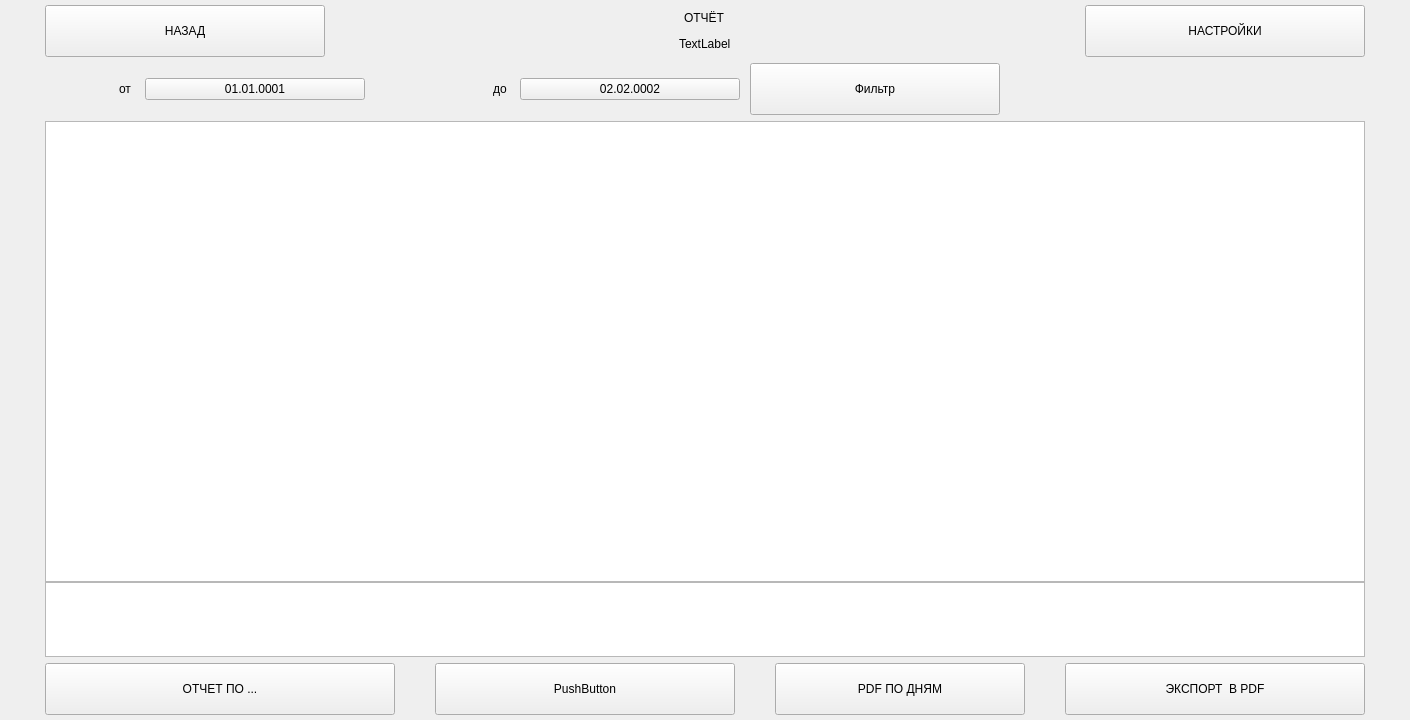
<?xml version="1.0" encoding="UTF-8"?>
<ui version="4.0">
 <class>GeneralReport</class>
 <widget class="QWidget" name="GeneralReport">
  <property name="geometry">
   <rect>
    <x>0</x>
    <y>0</y>
    <width>1410</width>
    <height>720</height>
   </rect>
  </property>
  <property name="minimumSize">
   <size>
    <width>0</width>
    <height>0</height>
   </size>
  </property>
  <property name="maximumSize">
   <size>
    <width>16777215</width>
    <height>16777215</height>
   </size>
  </property>
  <property name="windowTitle">
   <string>Form</string>
  </property>
  <layout class="QVBoxLayout" name="verticalLayout">
   <property name="leftMargin">
    <number>0</number>
   </property>
   <property name="topMargin">
    <number>5</number>
   </property>
   <property name="rightMargin">
    <number>0</number>
   </property>
   <property name="bottomMargin">
    <number>5</number>
   </property>
   <item>
    <layout class="QHBoxLayout" name="horizontalLayout">
     <property name="spacing">
      <number>7</number>
     </property>
     <property name="leftMargin">
      <number>45</number>
     </property>
     <property name="rightMargin">
      <number>45</number>
     </property>
     <item>
      <widget class="QPushButton" name="BackButton">
       <property name="minimumSize">
        <size>
         <width>0</width>
         <height>52</height>
        </size>
       </property>
       <property name="maximumSize">
        <size>
         <width>280</width>
         <height>16777215</height>
        </size>
       </property>
       <property name="text">
        <string>НАЗАД</string>
       </property>
      </widget>
     </item>
     <item>
      <layout class="QVBoxLayout" name="verticalLayout_2">
       <property name="spacing">
        <number>0</number>
       </property>
       <item alignment="Qt::AlignmentFlag::AlignHCenter">
        <widget class="QLabel" name="EcoTaxi">
         <property name="text">
          <string>ОТЧЁТ</string>
         </property>
        </widget>
       </item>
       <item alignment="Qt::AlignmentFlag::AlignHCenter">
        <widget class="QLabel" name="Header">
         <property name="text">
          <string>TextLabel</string>
         </property>
        </widget>
       </item>
      </layout>
     </item>
     <item>
      <widget class="QPushButton" name="SettingsButton">
       <property name="minimumSize">
        <size>
         <width>0</width>
         <height>52</height>
        </size>
       </property>
       <property name="maximumSize">
        <size>
         <width>280</width>
         <height>16777215</height>
        </size>
       </property>
       <property name="text">
        <string>НАСТРОЙКИ</string>
       </property>
      </widget>
     </item>
    </layout>
   </item>
   <item>
    <layout class="QHBoxLayout" name="horizontalLayout_2">
     <property name="spacing">
      <number>10</number>
     </property>
     <property name="leftMargin">
      <number>0</number>
     </property>
     <property name="rightMargin">
      <number>410</number>
     </property>
     <item alignment="Qt::AlignmentFlag::AlignRight">
      <widget class="QLabel" name="label">
       <property name="text">
        <string>от </string>
       </property>
      </widget>
     </item>
     <item alignment="Qt::AlignmentFlag::AlignRight">
      <widget class="QPushButton" name="FromDateButton">
       <property name="minimumSize">
        <size>
         <width>220</width>
         <height>0</height>
        </size>
       </property>
       <property name="text">
        <string>01.01.0001</string>
       </property>
      </widget>
     </item>
     <item alignment="Qt::AlignmentFlag::AlignRight">
      <widget class="QLabel" name="label_2">
       <property name="text">
        <string>до </string>
       </property>
      </widget>
     </item>
     <item alignment="Qt::AlignmentFlag::AlignHCenter">
      <widget class="QPushButton" name="ToDateButton">
       <property name="minimumSize">
        <size>
         <width>220</width>
         <height>0</height>
        </size>
       </property>
       <property name="text">
        <string>02.02.0002</string>
       </property>
      </widget>
     </item>
     <item alignment="Qt::AlignmentFlag::AlignLeft">
      <widget class="QPushButton" name="FilterButton">
       <property name="minimumSize">
        <size>
         <width>250</width>
         <height>52</height>
        </size>
       </property>
       <property name="text">
        <string>Фильтр</string>
       </property>
      </widget>
     </item>
    </layout>
   </item>
   <item>
    <layout class="QVBoxLayout" name="verticalLayout_3" stretch="10,1">
     <property name="spacing">
      <number>0</number>
     </property>
     <property name="leftMargin">
      <number>45</number>
     </property>
     <property name="rightMargin">
      <number>45</number>
     </property>
     <item>
      <widget class="QTableView" name="tableView">
       <property name="maximumSize">
        <size>
         <width>16777215</width>
         <height>16777215</height>
        </size>
       </property>
       <property name="sizeAdjustPolicy">
        <enum>QAbstractScrollArea::SizeAdjustPolicy::AdjustToContents</enum>
       </property>
       <property name="editTriggers">
        <set>QAbstractItemView::EditTrigger::NoEditTriggers</set>
       </property>
       <property name="selectionMode">
        <enum>QAbstractItemView::SelectionMode::SingleSelection</enum>
       </property>
       <property name="selectionBehavior">
        <enum>QAbstractItemView::SelectionBehavior::SelectRows</enum>
       </property>
       <property name="sortingEnabled">
        <bool>true</bool>
       </property>
       <property name="wordWrap">
        <bool>false</bool>
       </property>
       <attribute name="verticalHeaderVisible">
        <bool>true</bool>
       </attribute>
      </widget>
     </item>
     <item>
      <widget class="QTableView" name="bottomTable">
       <property name="minimumSize">
        <size>
         <width>0</width>
         <height>75</height>
        </size>
       </property>
       <property name="maximumSize">
        <size>
         <width>16777215</width>
         <height>75</height>
        </size>
       </property>
       <property name="editTriggers">
        <set>QAbstractItemView::EditTrigger::NoEditTriggers</set>
       </property>
       <attribute name="verticalHeaderVisible">
        <bool>false</bool>
       </attribute>
      </widget>
     </item>
    </layout>
   </item>
   <item>
    <layout class="QHBoxLayout" name="horizontalLayout_4" stretch="0,0,0,0">
     <property name="spacing">
      <number>40</number>
     </property>
     <property name="sizeConstraint">
      <enum>QLayout::SizeConstraint::SetDefaultConstraint</enum>
     </property>
     <property name="leftMargin">
      <number>45</number>
     </property>
     <property name="rightMargin">
      <number>45</number>
     </property>
     <item>
      <widget class="QPushButton" name="ReportButton">
       <property name="minimumSize">
        <size>
         <width>350</width>
         <height>52</height>
        </size>
       </property>
       <property name="text">
        <string>ОТЧЕТ ПО ...</string>
       </property>
      </widget>
     </item>
     <item>
      <widget class="QPushButton" name="SecondReportButton">
       <property name="minimumSize">
        <size>
         <width>200</width>
         <height>52</height>
        </size>
       </property>
       <property name="text">
        <string>PushButton</string>
       </property>
      </widget>
     </item>
     <item>
      <widget class="QPushButton" name="ToPDFDailyButton">
       <property name="minimumSize">
        <size>
         <width>200</width>
         <height>52</height>
        </size>
       </property>
       <property name="maximumSize">
        <size>
         <width>250</width>
         <height>16777215</height>
        </size>
       </property>
       <property name="text">
        <string>PDF ПО ДНЯМ</string>
       </property>
      </widget>
     </item>
     <item>
      <widget class="QPushButton" name="ToPDFButton">
       <property name="minimumSize">
        <size>
         <width>200</width>
         <height>52</height>
        </size>
       </property>
       <property name="text">
        <string>ЭКСПОРТ  В PDF</string>
       </property>
      </widget>
     </item>
    </layout>
   </item>
  </layout>
 </widget>
 <resources/>
 <connections/>
</ui>
